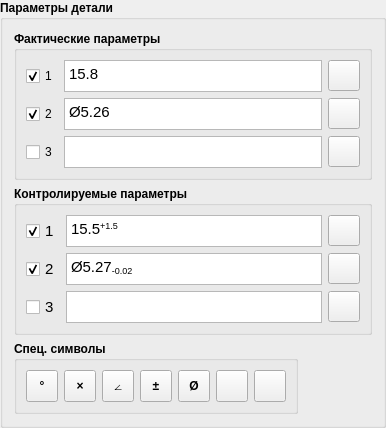
    <widget class="QGroupBox" name="groupBox_detailParameters">
     <property name="font">
      <font>
       <weight>75</weight>
       <bold>true</bold>
      </font>
     </property>
     <property name="title">
      <string>Параметры детали</string>
     </property>
     <layout class="QGridLayout" name="gridLayout_5">
      <item row="2" column="0">
       <widget class="QGroupBox" name="groupBox_symbols">
        <property name="font">
         <font>
          <weight>75</weight>
          <bold>true</bold>
         </font>
        </property>
        <property name="title">
         <string>Спец. символы</string>
        </property>
        <layout class="QGridLayout" name="gridLayout_3">
         <item row="0" column="3">
          <widget class="QToolButton" name="toolButton_plusMinusSymbol">
           <property name="enabled">
            <bool>true</bool>
           </property>
           <property name="minimumSize">
            <size>
             <width>32</width>
             <height>32</height>
            </size>
           </property>
           <property name="font">
            <font>
             <weight>75</weight>
             <bold>true</bold>
            </font>
           </property>
           <property name="text">
            <string>±</string>
           </property>
          </widget>
         </item>
         <item row="0" column="1">
          <widget class="QToolButton" name="toolButton_multiplicationSymbol">
           <property name="enabled">
            <bool>true</bool>
           </property>
           <property name="minimumSize">
            <size>
             <width>32</width>
             <height>32</height>
            </size>
           </property>
           <property name="font">
            <font>
             <weight>75</weight>
             <bold>true</bold>
            </font>
           </property>
           <property name="text">
            <string>×</string>
           </property>
          </widget>
         </item>
         <item row="0" column="0">
          <widget class="QToolButton" name="toolButton_degreeSymbol">
           <property name="enabled">
            <bool>true</bool>
           </property>
           <property name="minimumSize">
            <size>
             <width>32</width>
             <height>32</height>
            </size>
           </property>
           <property name="font">
            <font>
             <weight>75</weight>
             <bold>true</bold>
            </font>
           </property>
           <property name="text">
            <string>°</string>
           </property>
          </widget>
         </item>
         <item row="0" column="2">
          <widget class="QToolButton" name="toolButton_angleSymbol">
           <property name="minimumSize">
            <size>
             <width>32</width>
             <height>32</height>
            </size>
           </property>
           <property name="font">
            <font>
             <weight>75</weight>
             <bold>true</bold>
            </font>
           </property>
           <property name="text">
            <string>∠</string>
           </property>
          </widget>
         </item>
         <item row="0" column="5">
          <widget class="QToolButton" name="toolButton_lowerIndex">
           <property name="minimumSize">
            <size>
             <width>32</width>
             <height>32</height>
            </size>
           </property>
           <property name="font">
            <font>
             <pointsize>11</pointsize>
             <weight>50</weight>
             <bold>false</bold>
            </font>
           </property>
           <property name="styleSheet">
            <string notr="true"/>
           </property>
           <property name="text">
            <string/>
           </property>
           <property name="icon">
            <iconset resource="resources.qrc">
             <normaloff>:/images/res/images/subIndex.png</normaloff>:/images/res/images/subIndex.png</iconset>
           </property>
           <property name="iconSize">
            <size>
             <width>24</width>
             <height>24</height>
            </size>
           </property>
          </widget>
         </item>
         <item row="0" column="4">
          <widget class="QToolButton" name="toolButton_diameterSymbol">
           <property name="enabled">
            <bool>true</bool>
           </property>
           <property name="minimumSize">
            <size>
             <width>32</width>
             <height>32</height>
            </size>
           </property>
           <property name="font">
            <font>
             <weight>75</weight>
             <bold>true</bold>
            </font>
           </property>
           <property name="text">
            <string>Ø</string>
           </property>
          </widget>
         </item>
         <item row="0" column="6">
          <widget class="QToolButton" name="toolButton_upperIndex">
           <property name="minimumSize">
            <size>
             <width>32</width>
             <height>32</height>
            </size>
           </property>
           <property name="font">
            <font>
             <weight>50</weight>
             <bold>false</bold>
            </font>
           </property>
           <property name="text">
            <string/>
           </property>
           <property name="icon">
            <iconset resource="resources.qrc">
             <normaloff>:/images/res/images/upIndex.png</normaloff>:/images/res/images/upIndex.png</iconset>
           </property>
           <property name="iconSize">
            <size>
             <width>24</width>
             <height>24</height>
            </size>
           </property>
          </widget>
         </item>
        </layout>
       </widget>
      </item>
      <item row="2" column="1">
       <spacer name="horizontalSpacer">
        <property name="orientation">
         <enum>Qt::Horizontal</enum>
        </property>
        <property name="sizeHint" stdset="0">
         <size>
          <width>40</width>
          <height>20</height>
         </size>
        </property>
       </spacer>
      </item>
      <item row="1" column="0" colspan="2">
       <widget class="QGroupBox" name="groupBox_controlledParams">
        <property name="title">
         <string>Контролируемые параметры</string>
        </property>
        <property name="checkable">
         <bool>false</bool>
        </property>
        <layout class="QGridLayout" name="gridLayout_4">
         <item row="2" column="1">
          <widget class="QTextEdit" name="textEdit_3controlledParam">
           <property name="minimumSize">
            <size>
             <width>0</width>
             <height>0</height>
            </size>
           </property>
           <property name="maximumSize">
            <size>
             <width>16777215</width>
             <height>32</height>
            </size>
           </property>
           <property name="font">
            <font>
             <weight>50</weight>
             <bold>false</bold>
            </font>
           </property>
           <property name="verticalScrollBarPolicy">
            <enum>Qt::ScrollBarAlwaysOff</enum>
           </property>
           <property name="horizontalScrollBarPolicy">
            <enum>Qt::ScrollBarAlwaysOff</enum>
           </property>
           <property name="tabChangesFocus">
            <bool>true</bool>
           </property>
          </widget>
         </item>
         <item row="1" column="1">
          <widget class="OneLineTextEdit" name="textEdit_2controlledParam">
           <property name="minimumSize">
            <size>
             <width>0</width>
             <height>0</height>
            </size>
           </property>
           <property name="maximumSize">
            <size>
             <width>16777215</width>
             <height>32</height>
            </size>
           </property>
           <property name="font">
            <font>
             <weight>50</weight>
             <bold>false</bold>
            </font>
           </property>
           <property name="verticalScrollBarPolicy">
            <enum>Qt::ScrollBarAlwaysOff</enum>
           </property>
           <property name="horizontalScrollBarPolicy">
            <enum>Qt::ScrollBarAlwaysOff</enum>
           </property>
           <property name="tabChangesFocus">
            <bool>true</bool>
           </property>
           <property name="html">
            <string>&lt;!DOCTYPE HTML PUBLIC &quot;-//W3C//DTD HTML 4.0//EN&quot; &quot;http://www.w3.org/TR/REC-html40/strict.dtd&quot;&gt;
&lt;html&gt;&lt;head&gt;&lt;meta name=&quot;qrichtext&quot; content=&quot;1&quot; /&gt;&lt;style type=&quot;text/css&quot;&gt;
p, li { white-space: pre-wrap; }
&lt;/style&gt;&lt;/head&gt;&lt;body style=&quot; font-family:'MS Shell Dlg 2'; font-size:10pt; font-weight:400; font-style:normal;&quot;&gt;
&lt;p style=&quot; margin-top:0px; margin-bottom:0px; margin-left:0px; margin-right:0px; -qt-block-indent:0; text-indent:0px;&quot;&gt;&lt;span style=&quot; font-size:11pt;&quot;&gt;Ø5.27&lt;/span&gt;&lt;span style=&quot; font-size:11pt; vertical-align:sub;&quot;&gt;-0.02&lt;/span&gt;&lt;/p&gt;&lt;/body&gt;&lt;/html&gt;</string>
           </property>
          </widget>
         </item>
         <item row="0" column="1">
          <widget class="OneLineTextEdit" name="textEdit_1controlledParam">
           <property name="minimumSize">
            <size>
             <width>0</width>
             <height>0</height>
            </size>
           </property>
           <property name="maximumSize">
            <size>
             <width>16777215</width>
             <height>32</height>
            </size>
           </property>
           <property name="font">
            <font>
             <weight>50</weight>
             <bold>false</bold>
            </font>
           </property>
           <property name="verticalScrollBarPolicy">
            <enum>Qt::ScrollBarAlwaysOff</enum>
           </property>
           <property name="horizontalScrollBarPolicy">
            <enum>Qt::ScrollBarAlwaysOff</enum>
           </property>
           <property name="tabChangesFocus">
            <bool>true</bool>
           </property>
           <property name="html">
            <string>&lt;!DOCTYPE HTML PUBLIC &quot;-//W3C//DTD HTML 4.0//EN&quot; &quot;http://www.w3.org/TR/REC-html40/strict.dtd&quot;&gt;
&lt;html&gt;&lt;head&gt;&lt;meta name=&quot;qrichtext&quot; content=&quot;1&quot; /&gt;&lt;style type=&quot;text/css&quot;&gt;
p, li { white-space: pre-wrap; }
&lt;/style&gt;&lt;/head&gt;&lt;body style=&quot; font-family:'MS Shell Dlg 2'; font-size:10pt; font-weight:400; font-style:normal;&quot;&gt;
&lt;p style=&quot; margin-top:0px; margin-bottom:0px; margin-left:0px; margin-right:0px; -qt-block-indent:0; text-indent:0px;&quot;&gt;&lt;span style=&quot; font-size:11pt;&quot;&gt;15.5&lt;/span&gt;&lt;span style=&quot; font-size:11pt; vertical-align:super;&quot;&gt;+1.5&lt;/span&gt;&lt;/p&gt;&lt;/body&gt;&lt;/html&gt;</string>
           </property>
          </widget>
         </item>
         <item row="2" column="0">
          <widget class="QCheckBox" name="checkBox_3controlledParam">
           <property name="minimumSize">
            <size>
             <width>0</width>
             <height>0</height>
            </size>
           </property>
           <property name="font">
            <font>
             <pointsize>11</pointsize>
             <weight>50</weight>
             <bold>false</bold>
            </font>
           </property>
           <property name="text">
            <string>3</string>
           </property>
          </widget>
         </item>
         <item row="1" column="0">
          <widget class="QCheckBox" name="checkBox_2controlledParam">
           <property name="minimumSize">
            <size>
             <width>0</width>
             <height>0</height>
            </size>
           </property>
           <property name="font">
            <font>
             <pointsize>11</pointsize>
             <weight>50</weight>
             <bold>false</bold>
            </font>
           </property>
           <property name="text">
            <string>2</string>
           </property>
           <property name="checked">
            <bool>true</bool>
           </property>
          </widget>
         </item>
         <item row="0" column="0">
          <widget class="QCheckBox" name="checkBox_1controlledParam">
           <property name="minimumSize">
            <size>
             <width>0</width>
             <height>0</height>
            </size>
           </property>
           <property name="font">
            <font>
             <pointsize>11</pointsize>
             <weight>50</weight>
             <bold>false</bold>
            </font>
           </property>
           <property name="text">
            <string>1</string>
           </property>
           <property name="checked">
            <bool>true</bool>
           </property>
          </widget>
         </item>
         <item row="0" column="2">
          <widget class="QToolButton" name="toolButton_clear1controlledParam">
           <property name="minimumSize">
            <size>
             <width>32</width>
             <height>0</height>
            </size>
           </property>
           <property name="font">
            <font>
             <weight>50</weight>
             <bold>false</bold>
            </font>
           </property>
           <property name="icon">
            <iconset resource="resources.qrc">
             <normaloff>:/images/res/images/erase.png</normaloff>:/images/res/images/erase.png</iconset>
           </property>
           <property name="iconSize">
            <size>
             <width>24</width>
             <height>24</height>
            </size>
           </property>
          </widget>
         </item>
         <item row="1" column="2">
          <widget class="QToolButton" name="toolButton_clear2controlledParam">
           <property name="minimumSize">
            <size>
             <width>32</width>
             <height>0</height>
            </size>
           </property>
           <property name="font">
            <font>
             <weight>50</weight>
             <bold>false</bold>
            </font>
           </property>
           <property name="icon">
            <iconset resource="resources.qrc">
             <normaloff>:/images/res/images/erase.png</normaloff>:/images/res/images/erase.png</iconset>
           </property>
           <property name="iconSize">
            <size>
             <width>24</width>
             <height>24</height>
            </size>
           </property>
          </widget>
         </item>
         <item row="2" column="2">
          <widget class="QToolButton" name="toolButton_clear3controlledParam">
           <property name="minimumSize">
            <size>
             <width>32</width>
             <height>0</height>
            </size>
           </property>
           <property name="font">
            <font>
             <weight>50</weight>
             <bold>false</bold>
            </font>
           </property>
           <property name="icon">
            <iconset resource="resources.qrc">
             <normaloff>:/images/res/images/erase.png</normaloff>:/images/res/images/erase.png</iconset>
           </property>
           <property name="iconSize">
            <size>
             <width>24</width>
             <height>24</height>
            </size>
           </property>
          </widget>
         </item>
        </layout>
       </widget>
      </item>
      <item row="0" column="0" colspan="2">
       <widget class="QGroupBox" name="groupBox_factParams">
        <property name="title">
         <string>Фактические параметры</string>
        </property>
        <layout class="QGridLayout" name="gridLayout_7">
         <item row="1" column="0">
          <widget class="QCheckBox" name="checkBox_2factParam">
           <property name="minimumSize">
            <size>
             <width>0</width>
             <height>0</height>
            </size>
           </property>
           <property name="font">
            <font>
             <weight>50</weight>
             <bold>false</bold>
            </font>
           </property>
           <property name="text">
            <string>2</string>
           </property>
           <property name="checked">
            <bool>true</bool>
           </property>
          </widget>
         </item>
         <item row="2" column="0">
          <widget class="QCheckBox" name="checkBox_3factParam">
           <property name="minimumSize">
            <size>
             <width>0</width>
             <height>0</height>
            </size>
           </property>
           <property name="font">
            <font>
             <weight>50</weight>
             <bold>false</bold>
            </font>
           </property>
           <property name="text">
            <string>3</string>
           </property>
          </widget>
         </item>
         <item row="1" column="1">
          <widget class="OneLineTextEdit" name="textEdit_2factParam">
           <property name="minimumSize">
            <size>
             <width>0</width>
             <height>0</height>
            </size>
           </property>
           <property name="maximumSize">
            <size>
             <width>16777215</width>
             <height>32</height>
            </size>
           </property>
           <property name="font">
            <font>
             <weight>50</weight>
             <bold>false</bold>
            </font>
           </property>
           <property name="verticalScrollBarPolicy">
            <enum>Qt::ScrollBarAlwaysOff</enum>
           </property>
           <property name="horizontalScrollBarPolicy">
            <enum>Qt::ScrollBarAlwaysOff</enum>
           </property>
           <property name="tabChangesFocus">
            <bool>true</bool>
           </property>
           <property name="html">
            <string>&lt;!DOCTYPE HTML PUBLIC &quot;-//W3C//DTD HTML 4.0//EN&quot; &quot;http://www.w3.org/TR/REC-html40/strict.dtd&quot;&gt;
&lt;html&gt;&lt;head&gt;&lt;meta name=&quot;qrichtext&quot; content=&quot;1&quot; /&gt;&lt;style type=&quot;text/css&quot;&gt;
p, li { white-space: pre-wrap; }
&lt;/style&gt;&lt;/head&gt;&lt;body style=&quot; font-family:'MS Shell Dlg 2'; font-size:10pt; font-weight:400; font-style:normal;&quot;&gt;
&lt;p style=&quot; margin-top:0px; margin-bottom:0px; margin-left:0px; margin-right:0px; -qt-block-indent:0; text-indent:0px;&quot;&gt;&lt;span style=&quot; font-size:11pt;&quot;&gt;Ø5.26&lt;/span&gt;&lt;/p&gt;&lt;/body&gt;&lt;/html&gt;</string>
           </property>
          </widget>
         </item>
         <item row="2" column="1">
          <widget class="OneLineTextEdit" name="textEdit_3factParam">
           <property name="minimumSize">
            <size>
             <width>0</width>
             <height>0</height>
            </size>
           </property>
           <property name="maximumSize">
            <size>
             <width>16777215</width>
             <height>32</height>
            </size>
           </property>
           <property name="font">
            <font>
             <weight>50</weight>
             <bold>false</bold>
            </font>
           </property>
           <property name="verticalScrollBarPolicy">
            <enum>Qt::ScrollBarAlwaysOff</enum>
           </property>
           <property name="horizontalScrollBarPolicy">
            <enum>Qt::ScrollBarAlwaysOff</enum>
           </property>
           <property name="tabChangesFocus">
            <bool>true</bool>
           </property>
          </widget>
         </item>
         <item row="0" column="1">
          <widget class="OneLineTextEdit" name="textEdit_1factParam">
           <property name="minimumSize">
            <size>
             <width>0</width>
             <height>0</height>
            </size>
           </property>
           <property name="maximumSize">
            <size>
             <width>16777215</width>
             <height>32</height>
            </size>
           </property>
           <property name="font">
            <font>
             <weight>50</weight>
             <bold>false</bold>
            </font>
           </property>
           <property name="verticalScrollBarPolicy">
            <enum>Qt::ScrollBarAlwaysOff</enum>
           </property>
           <property name="horizontalScrollBarPolicy">
            <enum>Qt::ScrollBarAlwaysOff</enum>
           </property>
           <property name="tabChangesFocus">
            <bool>true</bool>
           </property>
           <property name="html">
            <string>&lt;!DOCTYPE HTML PUBLIC &quot;-//W3C//DTD HTML 4.0//EN&quot; &quot;http://www.w3.org/TR/REC-html40/strict.dtd&quot;&gt;
&lt;html&gt;&lt;head&gt;&lt;meta name=&quot;qrichtext&quot; content=&quot;1&quot; /&gt;&lt;style type=&quot;text/css&quot;&gt;
p, li { white-space: pre-wrap; }
&lt;/style&gt;&lt;/head&gt;&lt;body style=&quot; font-family:'MS Shell Dlg 2'; font-size:10pt; font-weight:400; font-style:normal;&quot;&gt;
&lt;p style=&quot; margin-top:0px; margin-bottom:0px; margin-left:0px; margin-right:0px; -qt-block-indent:0; text-indent:0px;&quot;&gt;&lt;span style=&quot; font-size:11pt;&quot;&gt;15.8&lt;/span&gt;&lt;/p&gt;&lt;/body&gt;&lt;/html&gt;</string>
           </property>
          </widget>
         </item>
         <item row="0" column="0">
          <widget class="QCheckBox" name="checkBox_1factParam">
           <property name="minimumSize">
            <size>
             <width>0</width>
             <height>0</height>
            </size>
           </property>
           <property name="font">
            <font>
             <weight>50</weight>
             <bold>false</bold>
            </font>
           </property>
           <property name="text">
            <string>1</string>
           </property>
           <property name="checked">
            <bool>true</bool>
           </property>
          </widget>
         </item>
         <item row="0" column="2">
          <widget class="QToolButton" name="toolButton_clear1factParam">
           <property name="minimumSize">
            <size>
             <width>32</width>
             <height>0</height>
            </size>
           </property>
           <property name="font">
            <font>
             <weight>50</weight>
             <bold>false</bold>
            </font>
           </property>
           <property name="icon">
            <iconset resource="resources.qrc">
             <normaloff>:/images/res/images/erase.png</normaloff>:/images/res/images/erase.png</iconset>
           </property>
           <property name="iconSize">
            <size>
             <width>24</width>
             <height>24</height>
            </size>
           </property>
          </widget>
         </item>
         <item row="1" column="2">
          <widget class="QToolButton" name="toolButton_clear2factParam">
           <property name="minimumSize">
            <size>
             <width>32</width>
             <height>0</height>
            </size>
           </property>
           <property name="font">
            <font>
             <weight>50</weight>
             <bold>false</bold>
            </font>
           </property>
           <property name="icon">
            <iconset resource="resources.qrc">
             <normaloff>:/images/res/images/erase.png</normaloff>:/images/res/images/erase.png</iconset>
           </property>
           <property name="iconSize">
            <size>
             <width>24</width>
             <height>24</height>
            </size>
           </property>
          </widget>
         </item>
         <item row="2" column="2">
          <widget class="QToolButton" name="toolButton_clear3factParam">
           <property name="minimumSize">
            <size>
             <width>32</width>
             <height>0</height>
            </size>
           </property>
           <property name="font">
            <font>
             <weight>50</weight>
             <bold>false</bold>
            </font>
           </property>
           <property name="icon">
            <iconset resource="resources.qrc">
             <normaloff>:/images/res/images/erase.png</normaloff>:/images/res/images/erase.png</iconset>
           </property>
           <property name="iconSize">
            <size>
             <width>24</width>
             <height>24</height>
            </size>
           </property>
          </widget>
         </item>
        </layout>
       </widget>
      </item>
     </layout>
    </widget>
